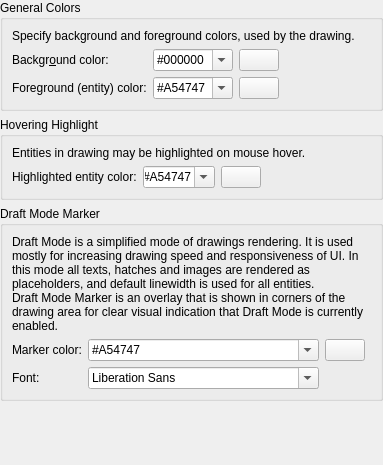
<?xml version="1.0" encoding="UTF-8"?>
<ui version="4.0">
 <class>LC_SettingsDraftingThemeMainColors</class>
 <widget class="QWidget" name="LC_SettingsDraftingThemeMainColors">
  <property name="geometry">
   <rect>
    <x>0</x>
    <y>0</y>
    <width>306</width>
    <height>465</height>
   </rect>
  </property>
  <layout class="QGridLayout" name="gridLayout_main">
   <property name="leftMargin">
    <number>0</number>
   </property>
   <property name="topMargin">
    <number>0</number>
   </property>
   <property name="rightMargin">
    <number>0</number>
   </property>
   <property name="bottomMargin">
    <number>0</number>
   </property>
   <item row="3" column="0">
    <spacer name="verticalSpacer_2">
     <property name="orientation">
      <enum>Qt::Orientation::Vertical</enum>
     </property>
     <property name="sizeHint" stdset="0">
      <size>
       <width>0</width>
       <height>0</height>
      </size>
     </property>
    </spacer>
   </item>
   <item row="0" column="0">
    <widget class="QGroupBox" name="groupBox_19">
     <property name="title">
      <string>General Colors</string>
     </property>
     <layout class="QGridLayout" name="gridLayout_40">
      <item row="1" column="3">
       <spacer name="horizontalSpacer">
        <property name="orientation">
         <enum>Qt::Orientation::Horizontal</enum>
        </property>
        <property name="sizeHint" stdset="0">
         <size>
          <width>0</width>
          <height>0</height>
         </size>
        </property>
       </spacer>
      </item>
      <item row="1" column="0">
       <widget class="QLabel" name="lBackground">
        <property name="text">
         <string>Backgr&amp;ound color:</string>
        </property>
        <property name="wordWrap">
         <bool>false</bool>
        </property>
        <property name="buddy">
         <cstring>cbBackgroundColor</cstring>
        </property>
       </widget>
      </item>
      <item row="1" column="1">
       <widget class="LC_ContentAdjustableComboBox" name="cbBackgroundColor">
        <property name="sizePolicy">
         <sizepolicy hsizetype="Preferred" vsizetype="Fixed">
          <horstretch>0</horstretch>
          <verstretch>0</verstretch>
         </sizepolicy>
        </property>
        <property name="toolTip">
         <string>Drawings Area Background Color

Color name or hexadecimal code
for drawing background</string>
        </property>
        <property name="editable">
         <bool>true</bool>
        </property>
        <item>
         <property name="text">
          <string notr="true">#000000</string>
         </property>
        </item>
        <item>
         <property name="text">
          <string notr="true">#FFFFFF</string>
         </property>
        </item>
        <item>
         <property name="text">
          <string notr="true">#F0F8FF</string>
         </property>
        </item>
       </widget>
      </item>
      <item row="2" column="0">
       <widget class="QLabel" name="lSelectedColor">
        <property name="text">
         <string>Foreground (entity) color:</string>
        </property>
        <property name="wordWrap">
         <bool>false</bool>
        </property>
        <property name="buddy">
         <cstring>cbForegroundColor</cstring>
        </property>
       </widget>
      </item>
      <item row="1" column="2">
       <widget class="LC_ColorButton" name="pb_background">
        <property name="sizePolicy">
         <sizepolicy hsizetype="Maximum" vsizetype="Fixed">
          <horstretch>0</horstretch>
          <verstretch>0</verstretch>
         </sizepolicy>
        </property>
        <property name="toolTip">
         <string>Background

Click to choose color for drawing's background. 
This color is used just for rending drawing area, 
it does not affect printing or drawing itself.</string>
        </property>
       </widget>
      </item>
      <item row="2" column="1">
       <widget class="LC_ContentAdjustableComboBox" name="cbForegroundColor">
        <property name="toolTip">
         <string>Foreground Color

Color name or hexadecimal code
for default foreground
used for entities rendering.
It just a replacement of black/white color used when rendering
and does not affect explicitly set entities colors.</string>
        </property>
        <property name="editable">
         <bool>true</bool>
        </property>
        <item>
         <property name="text">
          <string notr="true">#A54747</string>
         </property>
        </item>
       </widget>
      </item>
      <item row="2" column="2">
       <widget class="LC_ColorButton" name="pb_selected">
        <property name="sizePolicy">
         <sizepolicy hsizetype="Maximum" vsizetype="Fixed">
          <horstretch>0</horstretch>
          <verstretch>0</verstretch>
         </sizepolicy>
        </property>
        <property name="toolTip">
         <string>Foreground Entity Color

Click to choose color that is used to substitue
blackwhite color on entities rendering.</string>
        </property>
       </widget>
      </item>
      <item row="0" column="0" colspan="4">
       <widget class="QLabel" name="label">
        <property name="frameShape">
         <enum>QFrame::Shape::NoFrame</enum>
        </property>
        <property name="frameShadow">
         <enum>QFrame::Shadow::Plain</enum>
        </property>
        <property name="lineWidth">
         <number>1</number>
        </property>
        <property name="midLineWidth">
         <number>0</number>
        </property>
        <property name="text">
         <string>Specify background and foreground colors, used by the drawing.</string>
        </property>
        <property name="wordWrap">
         <bool>true</bool>
        </property>
       </widget>
      </item>
     </layout>
    </widget>
   </item>
   <item row="1" column="0">
    <widget class="QGroupBox" name="gbGVHighlight">
     <property name="title">
      <string>Hovering Highlight</string>
     </property>
     <layout class="QGridLayout" name="gridLayout_hi">
      <item row="0" column="0" colspan="4">
       <widget class="QLabel" name="label">
        <property name="text">
         <string>Entities in drawing may be highlighted on mouse hover. </string>
        </property>
        <property name="wordWrap">
         <bool>true</bool>
        </property>
       </widget>
      </item>
      <item row="1" column="0">
       <widget class="QLabel" name="lHighlightedColor">
        <property name="text">
         <string>Highlighted entity color:</string>
        </property>
        <property name="buddy">
         <cstring>cbHighlightedColor</cstring>
        </property>
       </widget>
      </item>
      <item row="1" column="1">
       <widget class="LC_ContentAdjustableComboBox" name="cbHighlightedColor">
        <property name="toolTip">
         <string>Highlight Color

Color name or hexadecimal code
for highlighted entities.</string>
        </property>
        <property name="editable">
         <bool>true</bool>
        </property>
        <property name="currentText">
         <string>#A54747</string>
        </property>
       </widget>
      </item>
      <item row="1" column="2">
       <widget class="LC_ColorButton" name="pb_highlighted">
        <property name="toolTip">
         <string>Highlighted

Click to choose color for entities
highlighted on hover.</string>
        </property>
       </widget>
      </item>
      <item row="1" column="3">
       <spacer name="horizontalSpacer">
        <property name="orientation">
         <enum>Qt::Orientation::Horizontal</enum>
        </property>
        <property name="sizeHint" stdset="0">
         <size>
          <width>0</width>
          <height>0</height>
         </size>
        </property>
       </spacer>
      </item>
     </layout>
    </widget>
   </item>
   <item row="2" column="0">
    <widget class="QGroupBox" name="gbWorldZero_2">
     <property name="title">
      <string>Draft Mode Marker</string>
     </property>
     <layout class="QGridLayout" name="gridLayout_dr">
      <item row="1" column="2">
       <widget class="LC_ColorButton" name="pbDraftModeColor">
        <property name="toolTip">
         <string>Draft Mode Color

Click to choose color for
Draft Mode marker.</string>
        </property>
       </widget>
      </item>
      <item row="2" column="0">
       <widget class="QLabel" name="label_26">
        <property name="text">
         <string>Font:</string>
        </property>
        <property name="buddy">
         <cstring>fcbDraftModeFont</cstring>
        </property>
       </widget>
      </item>
      <item row="1" column="3">
       <spacer name="horizontalSpacer">
        <property name="orientation">
         <enum>Qt::Orientation::Horizontal</enum>
        </property>
        <property name="sizeHint" stdset="0">
         <size>
          <width>0</width>
          <height>0</height>
         </size>
        </property>
       </spacer>
      </item>
      <item row="1" column="1">
       <widget class="LC_ContentAdjustableComboBox" name="cbDraftModeMarkerColor">
        <property name="sizePolicy">
         <sizepolicy hsizetype="Preferred" vsizetype="Preferred">
          <horstretch>0</horstretch>
          <verstretch>0</verstretch>
         </sizepolicy>
        </property>
        <property name="toolTip">
         <string>Marker Color

Color name or hexadecimal code
for Draft Mode Marker</string>
        </property>
        <property name="editable">
         <bool>true</bool>
        </property>
        <property name="currentText">
         <string>#A54747</string>
        </property>
       </widget>
      </item>
      <item row="0" column="0" colspan="4">
       <widget class="QLabel" name="label">
        <property name="text">
         <string>Draft Mode is a simplified mode of drawings rendering. It is used mostly for increasing drawing speed and responsiveness of UI. In this mode all texts, hatches and images are rendered as placeholders, and default linewidth is used for all entities.&lt;br&gt; Draft Mode Marker is an overlay that is shown in corners of the drawing area for clear visual indication that Draft Mode is currently enabled.</string>
        </property>
        <property name="wordWrap">
         <bool>true</bool>
        </property>
       </widget>
      </item>
      <item row="1" column="0">
       <widget class="QLabel" name="label_25">
        <property name="text">
         <string>Marker color:</string>
        </property>
        <property name="buddy">
         <cstring>cbDraftModeMarkerColor</cstring>
        </property>
       </widget>
      </item>
      <item row="2" column="1">
       <widget class="LC_LazyFontComboBox" name="fcbDraftModeFont">
        <property name="sizePolicy">
         <sizepolicy hsizetype="Preferred" vsizetype="Preferred">
          <horstretch>0</horstretch>
          <verstretch>0</verstretch>
         </sizepolicy>
        </property>
        <property name="toolTip">
         <string>Draft Mode Font

Font family for Draft mode marker.</string>
        </property>
       </widget>
      </item>
     </layout>
    </widget>
   </item>
  </layout>
 </widget>
 <customwidgets>
  <customwidget>
   <class>LC_ContentAdjustableComboBox</class>
   <extends>QComboBox</extends>
   <header location="global">lc_content_adjustable_combo_box.h</header>
  </customwidget>
  <customwidget>
   <class>LC_ColorButton</class>
   <extends>QPushButton</extends>
   <header>lc_color_button.h</header>
  </customwidget>
  <customwidget>
   <class>LC_LazyFontComboBox</class>
   <extends>QFontComboBox</extends>
   <header>lc_lazy_font_combo_box.h</header>
  </customwidget>
 </customwidgets>
 <resources/>
 <connections/>
</ui>
